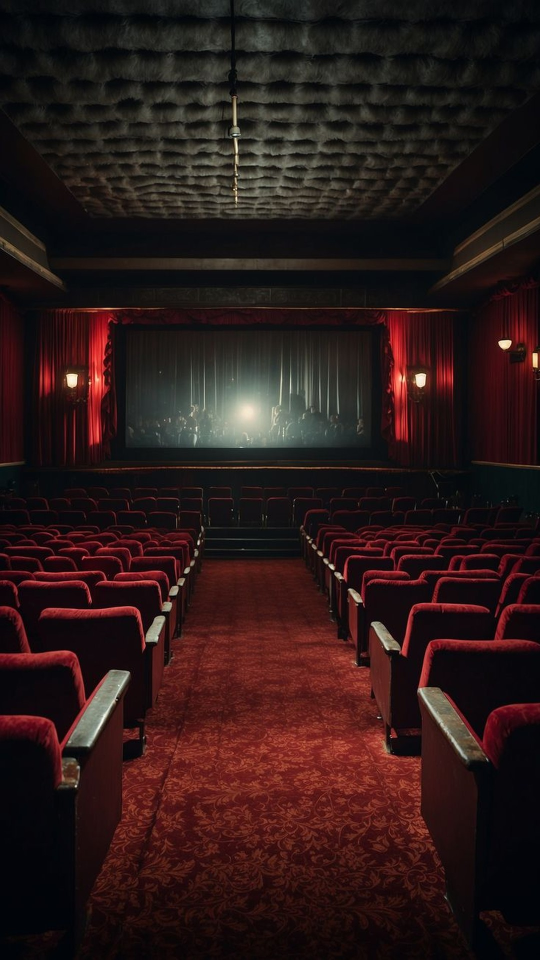
#> input picture movie-recs/assets/bg-hall.jpg, 1080 x 1920 px, given in place of 257ccd1b-image.jpg, which was not available (shown at 1/2 size)
$ python prep.py assets assets/bg-projector.jpg
#> lines starting #> are read from the running program, lines starting #| are printed output that depends on the picture
"""Prepare posters (crop to 2:3), key character backgrounds, and build the voice envelope."""
import json, sys, wave
import numpy as np
from PIL import Image, ImageFilter
from scipy import ndimage

UP = sys.argv[1]  # uploads folder
OUT = "assets"

posters = {  # id: (file, crop box)
    "groundhog": ("257ccd1b-image.jpg", (6, 0, 731, 1087)),
    "shawshank": ("36e0f18b-image.jpg", (0, 0, 736, 1104)),
    "spirited":  ("fc120cfc-image.jpg", (48, 0, 688, 960)),     # drops the corner watermark
    "inception": ("923e6664-image.jpg", (0, 101, 736, 1205)),   # drops the garbled title block
    "madmax":    ("6998b1e8-image.jpg", (3, 0, 560, 836)),
}
for pid, (fn, box) in posters.items():
    im = Image.open(f"{UP}/{fn}").convert("RGB").crop(box).resize((720, 1080), Image.LANCZOS)
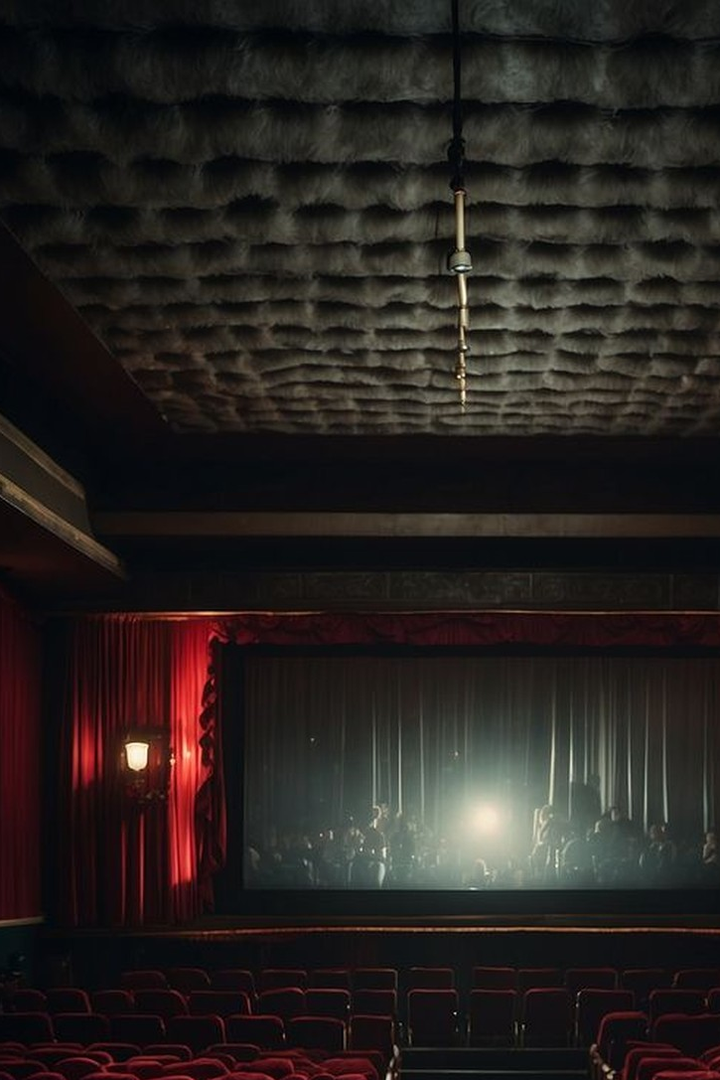
#> im: PIL image 720x1080 RGB; mean R, G, B 39, 33.7, 31.2
    im.save(f"{OUT}/poster-{pid}.jpg", quality=92)
#> pass 2 of the loop `for pid, (fn, box) in posters.items():`:
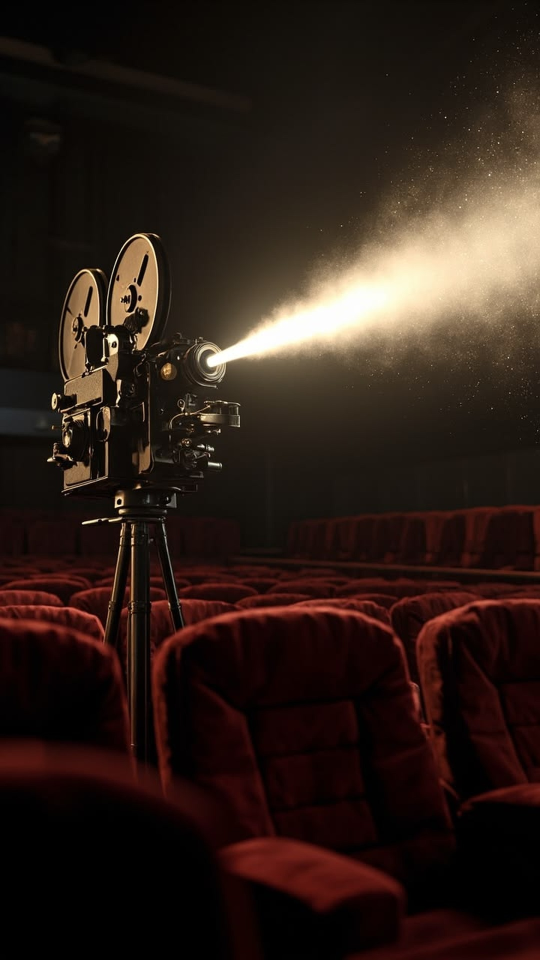
#> input picture movie-recs/assets/bg-projector.jpg, 1080 x 1920 px, given in place of 36e0f18b-image.jpg, which was not available (shown at 1/2 size)
#> `im = Image.open(f"{UP}/{fn}").convert("RGB").crop(box).resize((720, 10..`:
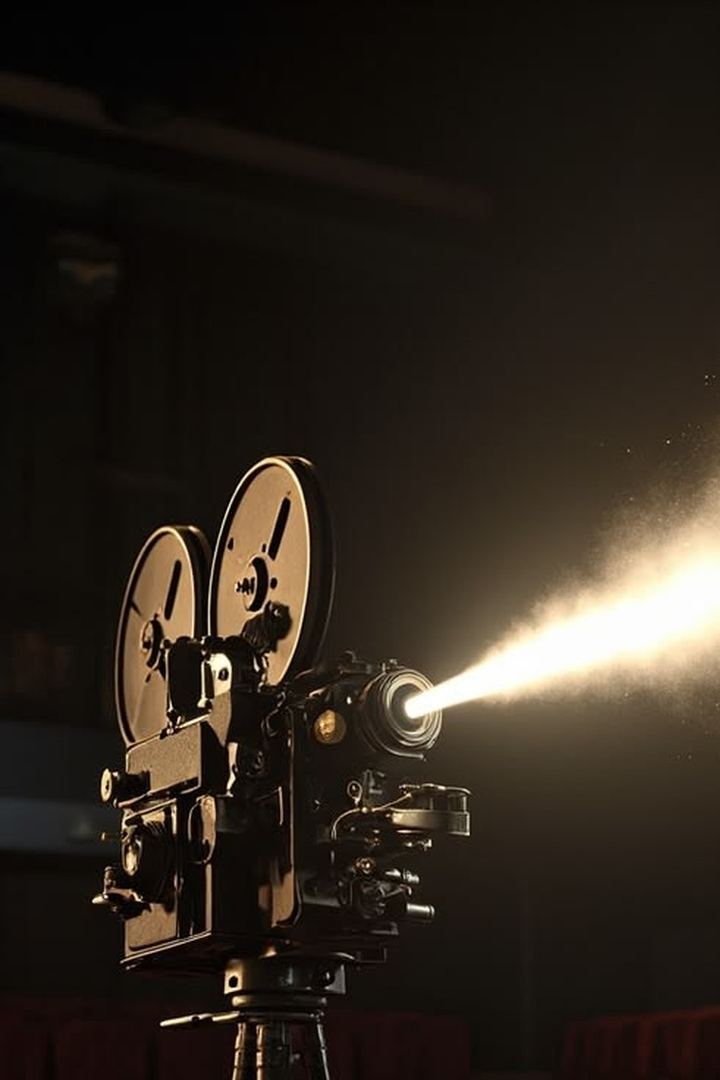
#> im: PIL image 720x1080 RGB; mean R, G, B 45.7, 37.8, 29.1
#> (the run stopped early here; a loop or call above may not have finished)
